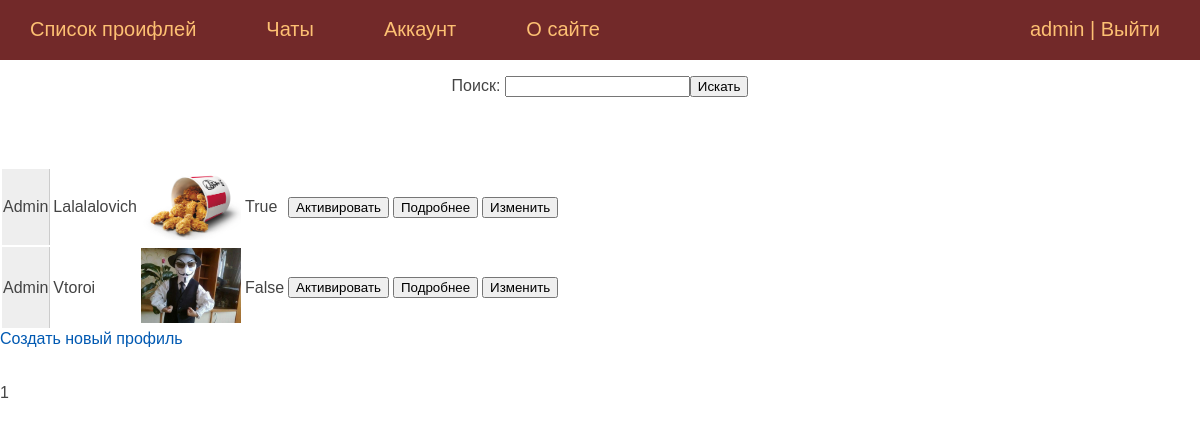
The app's page / (signed in) with its own data.
### mail/models.py (models this page shows, shortened)
class Profile(models.Model):
    user: Any = models.ManyToManyField(User, related_name="users")
    name = models.TextField()
    last_name = models.TextField(blank=True, null=True)
    date_birth = models.DateField(blank=True, null=True)
    about_self = models.TextField(blank=True, null=True)
    email = models.EmailField(blank=True, null=True)
    contact_inform = models.TextField(blank=True, null=True)
    avatar = models.ImageField(
        upload_to="photos/%Y/%m/%d/",
        blank=True,
        null=True,
        default="photos/2023/03/18/Anonimus1.webp",
    )
    live_place = models.TextField(blank=True, null=True)
    time_create = models.DateTimeField(auto_now_add=True)
    time_update = models.DateTimeField(auto_now=True)
    is_active = models.BooleanField(default=False)
    hidden = models.BooleanField(default=False)
    slug = models.SlugField(unique=True, verbose_name="уникальный URL", db_index=True)
    friend = models.ManyToManyField("profile", related_name="friends")
    request_to_friend = models.ManyToManyField("profile", related_name="requests")
    def get_absolute_url(self):
        return reverse("profile", kwargs={"profile_slug": self.slug})
    class Meta:
        verbose_name = "Профили"
        verbose_name_plural = "Профили"
        ordering = ["name", "time_create"]

### mail/views.py (the view)
# urls.py: path("", views.ProfileList.as_view(), name="home"),
class ProfileList(LoginRequiredMixin, generic.ListView):
    paginate_by = 5
    model = models.Profile
    template_name = "mail/profile_list.html"
    context_object_name = "profiles"
    login_url = reverse_lazy("login")
    def get_queryset(self):
        user = self.request.user
        p_list = models.User.objects.get(username=user)
        p_list = p_list.users.filter(hidden=0)
        return p_list
    def get_context_data(self, *, object_list=None, **kwargs):
        ctx = super().get_context_data()
        ctx["title"] = "Список профилей"
        user = self.request.user
        if len(user.users.all()) >= 1:
            ctx["menu"] = menu
        try:
            a = self.request.GET["a"]
            ctx["error"] = "Такого пользователся не найдено"
        except KeyError:
            pass
        return ctx

### mail/templates/mail/profile_list.html
{% extends 'mail/base.html' %}
{% block content %}
<table class="">
    {% for p in profiles %}
    <tr>
        <td class="left-chapters" >{{ p.name }}</td>
        <td>{{ p.last_name }}</td>
        {% if p.avatar %}
            <td><img src="{{ p.avatar.url }}" width="100px"></td>
        {% else %}
            <td width="100px"></td>
        {% endif %}
        <td>{{ p.is_active }}</td>
        <td><form action="{% url 'active' %}"><button value="{{ p.pk }}" name="id">Активировать</button></form></td>
        <td><form action="{{ p.get_absolute_url }}"><button>Подробнее</button></form></td>
        <td><form action="{% url 'profile_update' p.slug %}"><button>Изменить</button></form></td>
    </tr>
    {% endfor %}
</table>
<a href="{% url 'profile_create' %}">Создать новый профиль</a>
{% endblock %}

### mail/templates/mail/base.html (shortened to what this page needs)
{% load static %}
<!DOCTYPE html>
<html lang="en">
<head>
	<link type="text/css" href="{% static 'mail/css/styles.css' %}" rel="stylesheet" />
</head>
<body>
{% block mainmenu %}
		<div class="header">
			<ul id="mainmenu" class="mainmenu">
{% for m in menu %}
			<li><a href="{%url m.url_name%}">{{m.title}}</a></li>
{% endfor %}
				{% if request.user.is_authenticated %}
				<li class="last"> {{user.username}} | <a href="{%url 'logout' %}">Выйти</a></li>
				{% else %}
				<li class="last"></li>
				<li class="last"><a href="{% url 'register' %}">Регистрация</a> | <a href="{% url 'login' %}">Войти</a></li>
				{% endif %}
			</ul>
		</div>
{% endblock mainmenu %}
<form action="{% url 'search' %}" method="post">
	<p align="center">
		Поиск: <input name="search" type="text" style="align-text: right"><button type="submit">Искать</button>
	</p>
</form>
<br>
<br>
<br>
{% block content %}
{% endblock %}
<br>
<br>
<br>
{% for p in paginator.page_range %}
	{% if page_obj.number == p %}
        {{ p }}
		{% elif p >= page_obj.number|add:-2 and p <= page_obj.number|add:2  %}
		<a href="?page={{ p }}">{{ p }}</a>
	{% endif %}
{% endfor %}
</body>
</html>

### mail/static/mail/css/styles.css (style rules this page uses)
html, body { font-family: 'Arial'; margin: 0; padding: 0; height: 100%; width: 100%; color: #444; }
a { color: #0059b2; text-decoration: none; }
img { max-width: 600px; height: auto; }
.header { background: #722929; height: 60px; }
ul.mainmenu { list-style: none; margin: 0; padding: 0; height: 60px; color: #fdc073; font-size: 20px; overflow: hidden; }
ul.mainmenu li { float: left; margin: 18px 40px 0 30px; }
ul.mainmenu li.last { float: right; }
ul.mainmenu li a { color: #fdc073; text-decoration: none; }
.left-chapters { margin: 0; background: #eee; border-right: 1px solid #ccc; min-height: 100%; }

### records on screen
Profile: name "Admin", last_name "Lalalalovich", avatar (picture), is_active "True", {{ p.pk }} 1 (drawn)
Profile: name "Admin", last_name "Vtoroi", avatar (picture), is_active "False", {{ p.pk }} 2 (drawn)

### other values on screen
{{ m.title }} "Список проифлей" "Чаты" "Аккаунт" "О сайте"
{{ user.username }} "admin"
{{ p }} "1"
